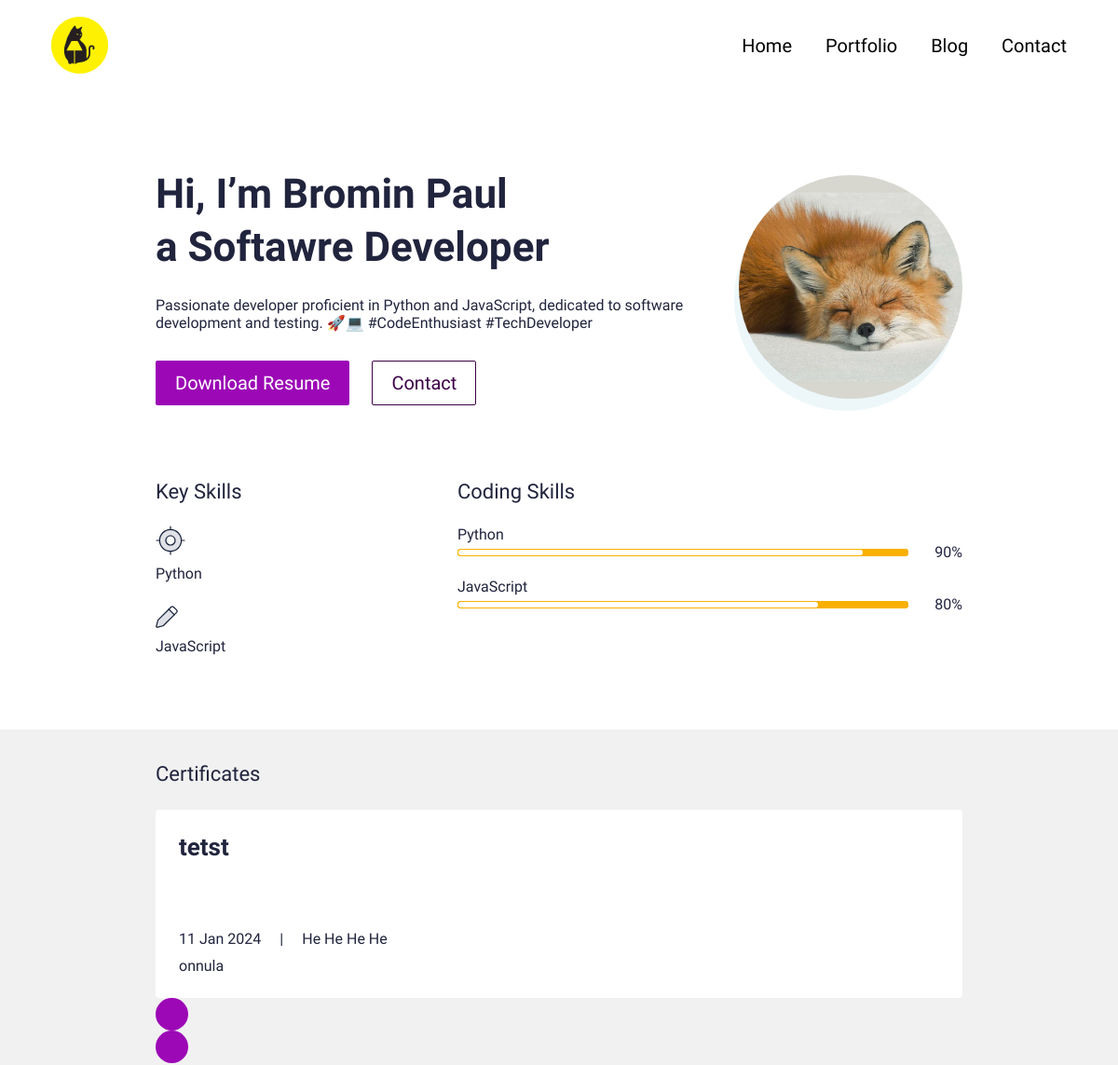
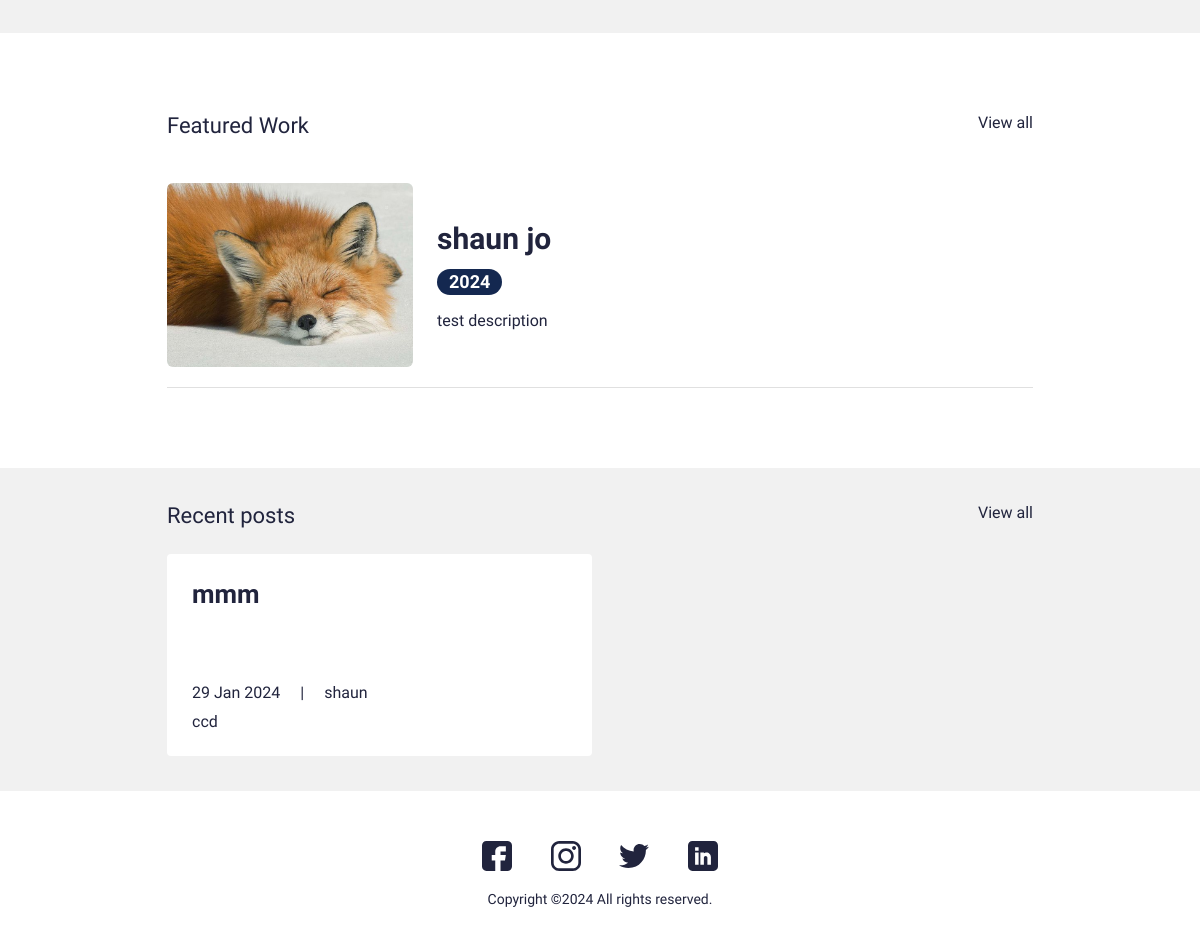
The page / on the database its author committed (2 pictures, top to bottom).
### main/models.py (models this page shows, shortened)
class UserProfile(models.Model):
    class Meta:
        verbose_name_plural = 'User Profiles'
        verbose_name = 'User Profile'
    user = models.OneToOneField(User, on_delete=models.CASCADE)
    avatar = models.ImageField(blank=True, null=True, upload_to="avatar")
    title = models.CharField(max_length=200, blank=True, null=True)
    bio = models.TextField(blank=True, null=True)
    skills = models.ManyToManyField(Skill, blank=True)
    cv = models.FileField(blank=True, null=True, upload_to="cv")

class Skill(models.Model):
    class Meta:
        verbose_name_plural = 'Skills'
        verbose_name = 'Skill'
    name = models.CharField(max_length=20, blank=True, null=True)
    score = models.IntegerField(default=80, blank=True, null=True)
    image = models.FileField(blank=True, null=True, upload_to="skills")
    is_key_skill = models.BooleanField(default=False)

class Certificate(models.Model):
    class Meta:
        verbose_name_plural = 'Certificates'
        verbose_name = 'Certificate'
    date = models.DateTimeField(blank=True, null=True)
    name = models.CharField(max_length=50, blank=True, null=True)
    title = models.CharField(max_length=200, blank=True, null=True)
    description = models.CharField(max_length=500, blank=True, null=True)
    is_active = models.BooleanField(default=True)

class Portfolio(models.Model):
    class Meta:
        verbose_name_plural = 'Portfolio Profiles'
        verbose_name = 'Portfolio'
        ordering = ["name"]
    date = models.DateTimeField(blank=True, null=True)
    name = models.CharField(max_length=200, blank=True, null=True)
    description = models.CharField(max_length=500, blank=True, null=True)
    body = RichTextField(blank=True, null=True)
    image = models.ImageField(blank=True, null=True, upload_to="portfolio")
    slug = models.SlugField(null=True, blank=True)
    is_active = models.BooleanField(default=True)

class Blog(models.Model):
    class Meta:
        verbose_name_plural = 'Blog Profiles'
        verbose_name = 'Blog'
        ordering = ["timestamp"]
    timestamp = models.DateTimeField(auto_now_add=True)
    author = models.CharField(max_length=200, blank=True, null=True)
    name = models.CharField(max_length=200, blank=True, null=True)
    description = models.CharField(max_length=500, blank=True, null=True)
    body = RichTextField(blank=True, null=True)
    slug = models.SlugField(null=True, blank=True)
    image = models.ImageField(blank=True, null=True, upload_to="blog")
    is_active = models.BooleanField(default=True)

### main/views.py (the view)
# urls.py: path('', views.IndexView.as_view(), name="home"),
class IndexView(generic.TemplateView):
	template_name = "main/index.html"
	def get_context_data(self, **kwargs):
		context = super().get_context_data(**kwargs)
		testimonials = Testimonial.objects.filter(is_active=True)
		certificates = Certificate.objects.filter(is_active=True)
		blogs = Blog.objects.filter(is_active=True)
		portfolio = Portfolio.objects.filter(is_active=True)
		context["testimonials"] = testimonials
		context["certificates"] = certificates
		context["blogs"] = blogs
		context["portfolio"] = portfolio
		return context

### portfolio_web/context_processors.py (called while the page is built)
def project_context(request):
    context={
        'me':User.objects.first(),
    }
    return context

### main/templates/main/index.html (shortened to what this page needs)
{% extends 'main/base.html' %}
{% load static %}
{% block content %}
<section>
  <div class="bannerSection">
    <div class="container">
      <div class="row g-4 g-md-3  align-items-center">
        <div class="col-md-auto order-md-last">
          <div class="bannerUserImg">
            <img src="{{me.userprofile.avatar.url}}" alt="{{me.first_name|title}} {{me.last_name|title}} avatar">
          </div>
        </div>
        <div class="col-md">
          <div class="bannerContent">
            <h1 class="xlTitle pb-3">Hi, I’m {{me.first_name|title}} <br> a {{me.userprofile.title}} </br></h1>
            <p>{{me.userprofile.bio}}</p>
            <div class="bannerBtnCol">
              <div class="row">
                <div class="col-auto">
                  <a download href="{{me.userprofile.cv.url}}" class="btn btnPrimary">Download Resume</a>
                </div>
                <div class="col-auto">
                  <a href="{% url 'main:contact' %}" class="btn btnOutline">Contact</a>
                </div>
              </div>
            </div>
          </div>
        </div>
      </div>
    </div>
  </div>
</section>
<section>
  <div class="sectionSpace pt-0">
    <div class="container">
      <div class="row">
        <div class="col-md-auto">
          <div class="keySkillCol">
            <h4 class="smTitle pb-3">Key Skills</h4>
            {% for sk in me.userprofile.skills.all %}
            {% if sk.is_key_skill %}
            <div class="keySkillCard">
              {% if sk.image %}
              <div class="ksIconCol">
                <img src="{{sk.image.url}}" alt="...">
              </div>
              {% endif %}
              <span class="ksText">{{sk.name}}</span>
            </div>
            {% endif %}
            {% endfor %}
          </div>
        </div>
        <div class="col-md">
          <h4 class="smTitle pb-3">Coding Skills</h4>
          <div class="progressCol">
            <div class="progressCard">
              {% for sk in me.userprofile.skills.all %}
              {% if sk.is_key_skill %}
              <div class="progressCol">
                <span class="progressLbl">{{sk.name}}</span>
                <div class="row g-2 align-items-center">
                  <div class="col">
                    <div class="progress progressStyle">
                      <div class="progress-bar" role="progressbar" style="width: {{sk.score}}%" aria-valuenow="{{sk.score}}" aria-valuemin="0" aria-valuemax="100"></div>
                    </div>
                  </div>
                  <div class="col-auto">
                    <span class="pLbl">{{sk.score}}%</span>
                  </div>
                </div>
              </div>
              {% endif %}
              {% endfor %}
            </div>
          </div>
        </div>
      </div>
    </div>
  </div>
</section>
<section>
  <div class="sectionSpaceSm lightBg">
    <div class="container">
      <div class="row pb-3">
        <div class="col">
          <h4 class="smText regular">Certificates</h4>
        </div>
      </div>
      <div class="sliderOuter">
        <div class="swiper certificatesSlider">
          <div class="swiper-wrapper">
            {% for c in certificates %}
            {% if c.is_active %}
            <div class="swiper-slide">
              <div class="cardStyle1">
                <h4 class="mdTitle cs1Title">
                  <a href="javascript:void(0)">{{c.title}}</a>
                </h4>
                <ul class="cardOptionCol">
                  <li>{{c.date.date}}</li>
                  <li>{{c.name|title}}</li>
                </ul>
                <p>{{c.description}}</p>
              </div>
            </div>
            {% endif %}
            {% endfor %}
          </div>
        </div>
        <div class="cert-swiper-button-next swiper-button-next swiperBtnStyle"></div>
        <div class="cert-swiper-button-prev swiper-button-prev swiperBtnStyle"></div>
      </div>
    </div>
  </div>
</section>
<section>
  <div class="sectionSpace">
    <div class="container">
      <div class="portfolioCol">
        <div class="row pb-3">
          <div class="col">
            <h4 class="smText regular">Featured Work</h4>
          </div>
          <div class="col-auto">
            <a href="{% url 'main:portfolios' %}" class="simpleLink">View all</a>
          </div>
        </div>
        {% for p in portfolio %}
        {% if p.is_active %}
        <div class="portfolioCard">
          <div class="row g-4 align-items-center">
            <div class="col-md-auto">
              <div class="portfolioImgCol">
                <a href="{% url 'main:portfolio' slug=p.slug %}"><img src="{{p.image.url}}" alt="..."></a>
              </div>
            </div>
            <div class="col-md">
              <div class="portfolioContentCol">
                <h4 class="lgTitle"><a href="{% url 'main:portfolio' slug=p.slug %}">{{p.name}}</a></h4>
                <ul class="portfolioOption">
                  <li><span class="dateLbl">{{p.date.year}}</span></li>
                </ul>
                <p>{{p.description}}</p>
              </div>
            </div>
          </div>
        </div>
        {% endif %}
        {% endfor %}
      </div>
    </div>
  </div>
</section>
<section>
  <div class="sectionSpaceSm lightBg">
    <div class="container">
      <div class="row pb-3">
        <div class="col">
          <h4 class="smText regular">Recent posts</h4>
        </div>
        <div class="col-auto">
          <a href="{% url 'main:blogs' %}" class="simpleLink">View all</a>
        </div>
      </div>
      <div class="row g-3">
      {% for b in blogs %}
      {% if b.is_active %}
        <div class="col-lg-6">
          <div class="cardStyle1">
            <h4 class="mdTitle cs1Title"><a href="{% url 'main:blog' slug=b.slug %}">{{b.name}}</a></h4>
            <ul class="cardOptionCol">
              <li>{{b.timestamp.date}}</li>
              <li>{{b.author}}</li>
            </ul>
            <p>{{b.description}}</p>
          </div>
        </div>
        {% endif %}
        {% endfor %}
      </div>
    </div>
  </div>
</section>
{% endblock %}

### main/templates/main/base.html (shortened to what this page needs)
{% load static %}
<!doctype html>
<html lang="en">
  <head>
    <link href="{% static 'css/bootstrap.min.css' %}" rel="stylesheet">
    <link rel="stylesheet" href="https://unpkg.com/swiper@7.0.5/swiper-bundle.min.css">
    <link href="{% static 'css/style.css' %}" rel="stylesheet">
  </head>
  <body>
    {% include 'main/partials/nav.html' %}
    {% block content %}
    {% endblock %}
    {% include 'main/partials/footer.html' %}
  </body>
</html>

### main/templates/main/partials/nav.html (shortened to what this page needs)
{% load static %}
<header>
    <div class="headerCol">
    <div class="container-fluid">
        <div class="row align-items-center">
        <div class="col-auto">
            <div class="logoCol"><a href="{% url 'main:home' %}"><img src="{% static 'images/logo.png' %}" alt="..."></a></div>
        </div>
        <div class="col">
            <div class="navCollapseCol">
            <div class="navCol">
                <ul>
                <li><a href="{%url 'main:home'%}">Home</a></li>
                <li><a href="{%url 'main:portfolios' %}">Portfolio</a></li>
                <li><a href="{% url 'main:blogs' %}">Blog</a></li>
                <li><a href="{%url 'main:contact'%}">Contact</a></li>
                </ul>
            </div>
            </div>
        </div>
        </div>
    </div>
    </div>
</header>

### main/templates/main/partials/footer.html
{% load static %}
<footer>
    <div class="footerCol">
    <div class="container">
        <ul class="socialCol">
        <li><a href="javascript:void(0)"><img src="{% static 'images/fb.svg' %}" alt="..."></a></li>
        <li><a href="javascript:void(0)"><img src="{% static 'images/insta.svg' %}" alt="..."></a></li>
        <li><a href="javascript:void(0)"><img src="{% static 'images/twitter.svg' %}" alt="..."></a></li>
        <li><a href="javascript:void(0)"><img src="{% static 'images/linkedin.svg' %}" alt="..."></a></li>
        </ul>
        <div class="copyrightCol">
        <p>Copyright ©{% now 'Y' %} All rights reserved.</p>
        </div>
    </div>
    </div>
</footer>

### rows shown on the page
Skill: image (picture), name "Python", score "90"
Skill: image (picture), name "JavaScript", score "80"
Certificate: title "tetst", date "11 Jan 2024", name "He He He He", description "onnula"
Portfolio: image (picture), name "shaun jo", date.year "2024", description "test description"
Blog: name "mmm", timestamp "29 Jan 2024", author "shaun", description "ccd"

### other values the page prints
{{ me.first_name|title }} "Bromin Paul"
{{ me.userprofile.title }} "Softawre Developer"
{{ me.userprofile.bio }} "Passionate developer proficient in Python and JavaScript, dedicated to software development and testing. 🚀💻 #CodeEnthusiast #TechDeveloper"
